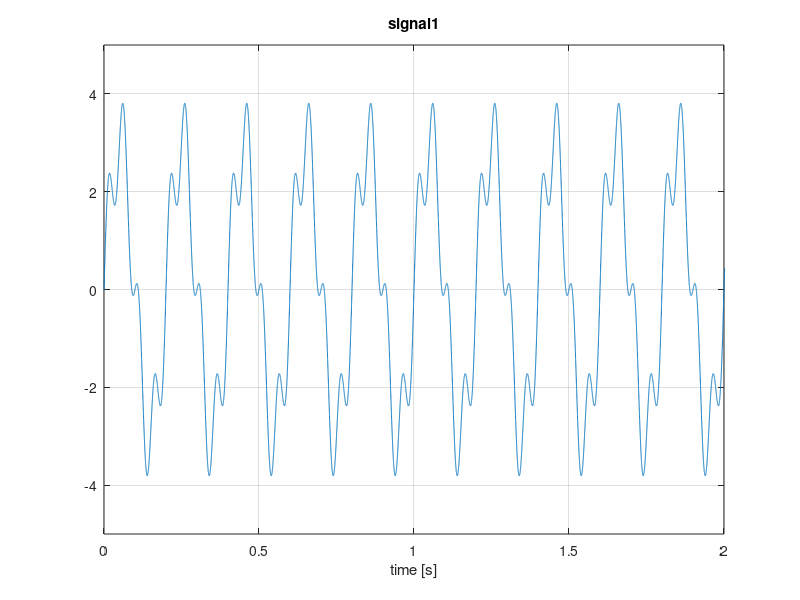
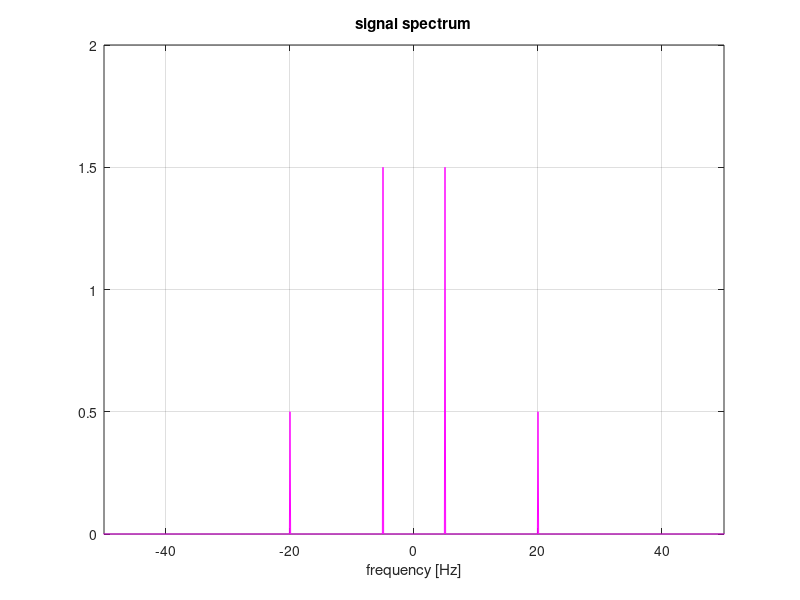
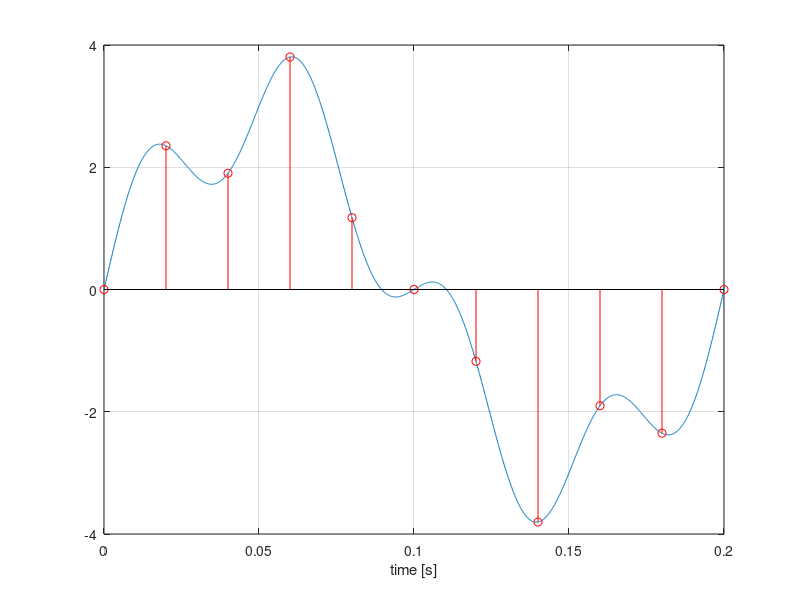
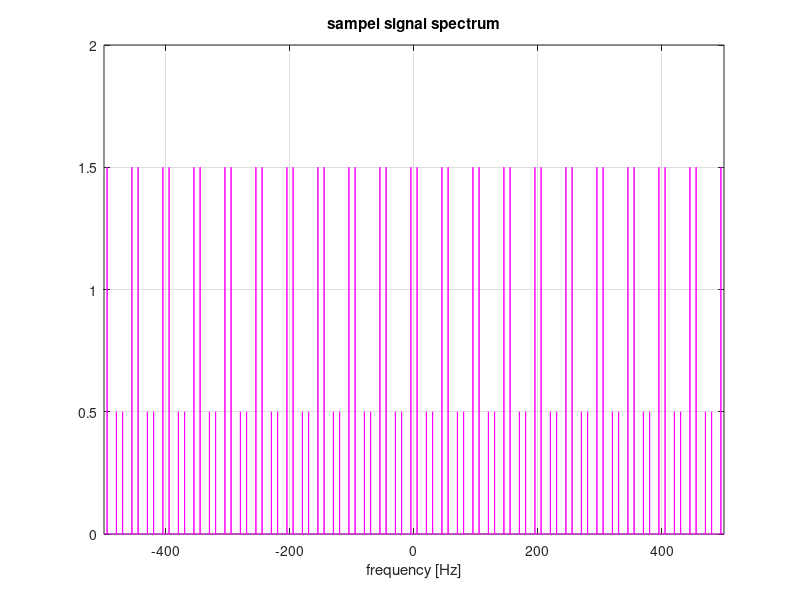

The MATLAB source for these figures, in order: (Note: this script raises an error after producing the figures.)
clc
clear all
close all

%% cration of the signal

dt=0.0001; % time descrtitization step S
T_width=10;
N=T_width/dt;
t=[0:N-1]*dt;

f1=5;
f2=20;
A1=3;
A2=1;

y=A1*sin(2*pi*f1*t)+A2*sin(2*pi*f2*t);

figure(1);
plot(t,y),grid on,xlabel('time [s]');
title('signal1'), axis([0 2 -5 5]);

%% spectrum 

df=1/T_width;
f=[-N/2:N/2-1]*df;
Y=fftshift(fft(y))/N;

figure(2)
plot(f,abs(Y),'m'),grid on, xlabel('frequency [Hz]');
title('signal spectrum')
axis([-50 50 0 2])

%% sampeling

undersampeling=200;
f_sampeling=(1/dt)/undersampeling

t_s=t(1:undersampeling:end);
y_s=y(1:undersampeling:end);

y_s_bis=zeros(size(y));
y_s_bis(1:undersampeling:end)=y_s;

figure(3)
plot(t,y), grid on, xlabel('time [s]'), hold on
stem(t_s,y_s,'r');
axis([0 0.2 -4 4])
pause

%%spectrum of the sampel signal

Y_s=fftshift(fft(y_s_bis)) / (N/undersampeling);

figure(4)
plot(f,abs(Y_s),'m'),grid on, xlabel('frequency [Hz]');
title('sampel signal spectrum')
axis([-500 500 0 2])

Y_r=Y_s .* rect(f/f_sampeling);

figure(5)
plot(f,abs(Y_r),'m'),grid on, xlabel('frequency [Hz]');
title('sampel signal spectrum'), hold on
plot(f,rect(f/f_sampeling),'c')

y_r=ifft(ifftshift(Y_r))*N;

figure(6);
plot(t,y,'k:'),axis([0 0.2 -4 4]),grid on ,hold on
plot(t,y_r,'b')

function Y=rect(f)
Y=0.5*(sign(f+0.5)-sign(f-0.5));
end